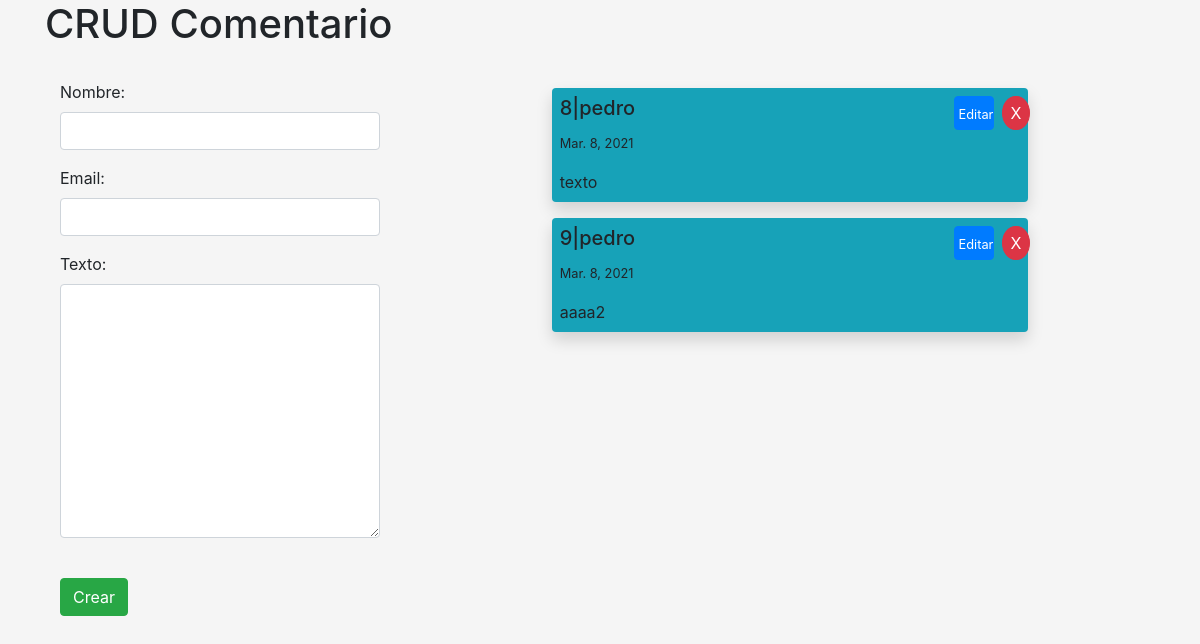
The app's page /, older data.
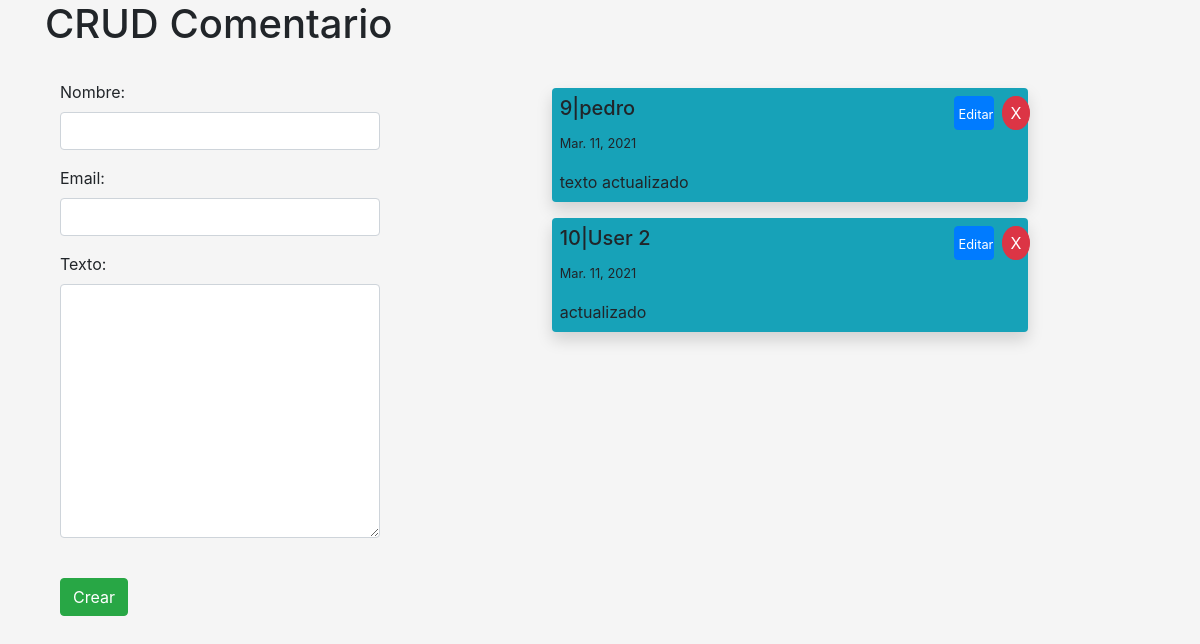
The same page, newer data.
### app1/models.py (models this page shows)
class Comentario(models.Model):
    nombre = models.CharField(max_length=30)
    fecha = models.DateField(auto_now=True)
    email = models.EmailField(max_length=50)
    texto = models.TextField(max_length=500)
    class Meta:
        ordering = ['fecha']

### app1/views.py (the view)
# urls.py: path('', ListAndCreate.as_view() , name='prueba'),
class ListAndCreate(CreateView):
    model = Comentario
    form_class = ComentarioForm
    template_name = "app1/prueba.html"
    success_url = reverse_lazy('app1:prueba')
    def get_context_data(self, **kwargs):
        context = super().get_context_data(**kwargs)
        context["comentarios"] = self.model.objects.all()
        return context

### app1/forms.py
class ComentarioForm(forms.ModelForm):
    class Meta:
        model = Comentario
        widgets = {
            'nombre': forms.TextInput(attrs={'class': 'form-control'}),
            'email': forms.TextInput(attrs={'class': 'form-control', 'type':'email'}),
            'texto': forms.Textarea(attrs={'class': 'form-control'}),
        }
        fields = ['nombre', 'email', 'texto']

### app1/templates/app1/prueba.html (shortened to what this page needs)
{% load static %}
<!DOCTYPE html>
<html lang="es">
<head>
    <link rel="stylesheet" href="https://cdn.jsdelivr.net/npm/bootstrap@4.6.0/dist/css/bootstrap.min.css"
>
    <link rel="stylesheet" href="{% static 'css/main.css' %}">
</head>
<body>
    <div class="container">
        <h1>CRUD Comentario</h1>
        <br>
        <div class="row">
            <div class="col-sm-4 ">
                <form action="" method="post" novalidate>
                    <div class="container">
                        <div class="row">
                            <div class="col-md-12">
                                {{ form.nombre.label_tag }}
                                {{ form.nombre }}
                            </div>
                        </div>
                        <div class="row">
                        </div>
                        <div class="row">
                            <div class="col-md-12">
                                {{ form.email.label_tag }}
                                {{ form.email }}
                            </div>
                        </div>
                        <div class="row">
                            <div class="col-md-3">
                            </div>
                        </div>
                        <div class="row">
                            <div class="col-md-12">
                                {{ form.texto.label_tag }}
                                {{ form.texto }}
                            </div>
                        </div>
                        <div class="row">
                            <div class="col-md-3">
                            </div>
                        </div>
                        <br>
                        <input class="btn btn-success" type="submit" value="Crear">
                    </div>
                </form>
            </div>
            <div class="col-sm-8">
                {% for row in comentarios %}
                <div class="row align-items-center">
                    <div class="col-8">
                        <div class="media mt-2 mb-2 p-2 rounded bg-info shadow">
                            <div class="media-body">
                                <div class="row">
                                    <div class="col-10">
                                        <h5 class="mt-0">{{row.id}}|{{row.nombre}}</h5>
                                    </div>
                                    <div class="col-2">
                                        <div class="row">
                                            <a class="col-6 btn btn-primary p-1 open-incident"
                                                onclick="abrir_modal_edicion('{% url 'app1:editar' pk=row.id %}')"><small>Editar</small></a>
                                            <a class="col-4 btn btn-danger ml-2 p-1 eliminar"
                                                onclick="abrir_modal_eliminar('{% url 'app1:borrar' pk=row.id %}')">X</a>
                                        </div>
                                    </div>
                                </div>
                                <p><small>{{row.fecha}}</small></p>
                                <p class="mb-0">{{row.texto}}</p>
                            </div>
                        </div>
                    </div>
                </div>
                {% endfor %}
            </div>
        </div>
    </div>
</body>
</html>

### app1/templates/app1/prueba.html (style rules this page uses)
.eliminar { border-radius: 60%; }
body { background-color: whitesmoke; }

Row changes from the older to the newer data that the page shows:
removed Comentario: id "8", nombre "pedro", fecha "Mar. 8, 2021", texto "texto"
changed Comentario "pedro": fecha "Mar. 8, 2021" → "Mar. 11, 2021"; texto "aaaa2" → "texto actualizado"
added Comentario: id "10", nombre "User 2", fecha "Mar. 11, 2021", texto "actualizado"
